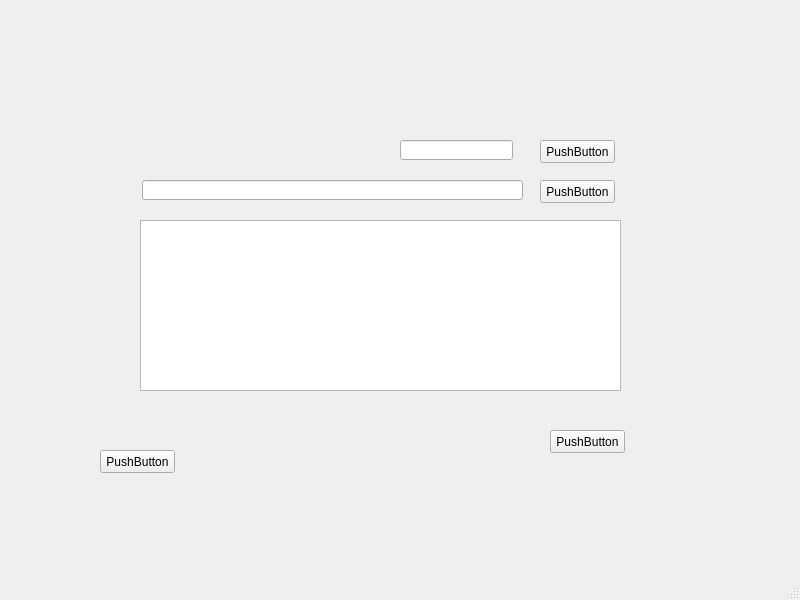
<?xml version="1.0" encoding="UTF-8"?>
<ui version="4.0">
 <class>MainWindow</class>
 <widget class="QMainWindow" name="MainWindow">
  <property name="geometry">
   <rect>
    <x>0</x>
    <y>0</y>
    <width>800</width>
    <height>600</height>
   </rect>
  </property>
  <property name="windowTitle">
   <string>MainWindow</string>
  </property>
  <widget class="QWidget" name="centralwidget">
   <widget class="QPushButton" name="pushButton">
    <property name="geometry">
     <rect>
      <x>540</x>
      <y>140</y>
      <width>75</width>
      <height>23</height>
     </rect>
    </property>
    <property name="text">
     <string>PushButton</string>
    </property>
   </widget>
   <widget class="QPushButton" name="pushButton_2">
    <property name="geometry">
     <rect>
      <x>540</x>
      <y>180</y>
      <width>75</width>
      <height>23</height>
     </rect>
    </property>
    <property name="text">
     <string>PushButton</string>
    </property>
   </widget>
   <widget class="QPushButton" name="pushButton_3">
    <property name="geometry">
     <rect>
      <x>100</x>
      <y>450</y>
      <width>75</width>
      <height>23</height>
     </rect>
    </property>
    <property name="text">
     <string>PushButton</string>
    </property>
   </widget>
   <widget class="QPushButton" name="pushButton_4">
    <property name="geometry">
     <rect>
      <x>550</x>
      <y>430</y>
      <width>75</width>
      <height>23</height>
     </rect>
    </property>
    <property name="text">
     <string>PushButton</string>
    </property>
   </widget>
   <widget class="QLineEdit" name="lineEdit">
    <property name="geometry">
     <rect>
      <x>400</x>
      <y>140</y>
      <width>113</width>
      <height>20</height>
     </rect>
    </property>
   </widget>
   <widget class="QLineEdit" name="lineEdit_2">
    <property name="geometry">
     <rect>
      <x>142</x>
      <y>180</y>
      <width>381</width>
      <height>20</height>
     </rect>
    </property>
   </widget>
   <widget class="QTextEdit" name="textEdit">
    <property name="geometry">
     <rect>
      <x>140</x>
      <y>220</y>
      <width>481</width>
      <height>171</height>
     </rect>
    </property>
   </widget>
  </widget>
  <widget class="QMenuBar" name="menubar">
   <property name="geometry">
    <rect>
     <x>0</x>
     <y>0</y>
     <width>800</width>
     <height>23</height>
    </rect>
   </property>
  </widget>
  <widget class="QStatusBar" name="statusbar"/>
 </widget>
 <resources/>
 <connections>
  <connection>
   <sender>pushButton</sender>
   <signal>clicked()</signal>
   <receiver>MainWindow</receiver>
   <slot>slot1()</slot>
   <hints>
    <hint type="sourcelabel">
     <x>588</x>
     <y>171</y>
    </hint>
    <hint type="destinationlabel">
     <x>683</x>
     <y>183</y>
    </hint>
   </hints>
  </connection>
  <connection>
   <sender>pushButton_2</sender>
   <signal>clicked()</signal>
   <receiver>MainWindow</receiver>
   <slot>slot2()</slot>
   <hints>
    <hint type="sourcelabel">
     <x>589</x>
     <y>209</y>
    </hint>
    <hint type="destinationlabel">
     <x>720</x>
     <y>228</y>
    </hint>
   </hints>
  </connection>
  <connection>
   <sender>pushButton_3</sender>
   <signal>clicked()</signal>
   <receiver>MainWindow</receiver>
   <slot>slot3()</slot>
   <hints>
    <hint type="sourcelabel">
     <x>160</x>
     <y>485</y>
    </hint>
    <hint type="destinationlabel">
     <x>265</x>
     <y>490</y>
    </hint>
   </hints>
  </connection>
  <connection>
   <sender>pushButton_4</sender>
   <signal>clicked()</signal>
   <receiver>MainWindow</receiver>
   <slot>slot4()</slot>
   <hints>
    <hint type="sourcelabel">
     <x>586</x>
     <y>462</y>
    </hint>
    <hint type="destinationlabel">
     <x>672</x>
     <y>468</y>
    </hint>
   </hints>
  </connection>
 </connections>
 <slots>
  <slot>slot1()</slot>
  <slot>slot2()</slot>
  <slot>slot3()</slot>
  <slot>slot4()</slot>
 </slots>
</ui>
